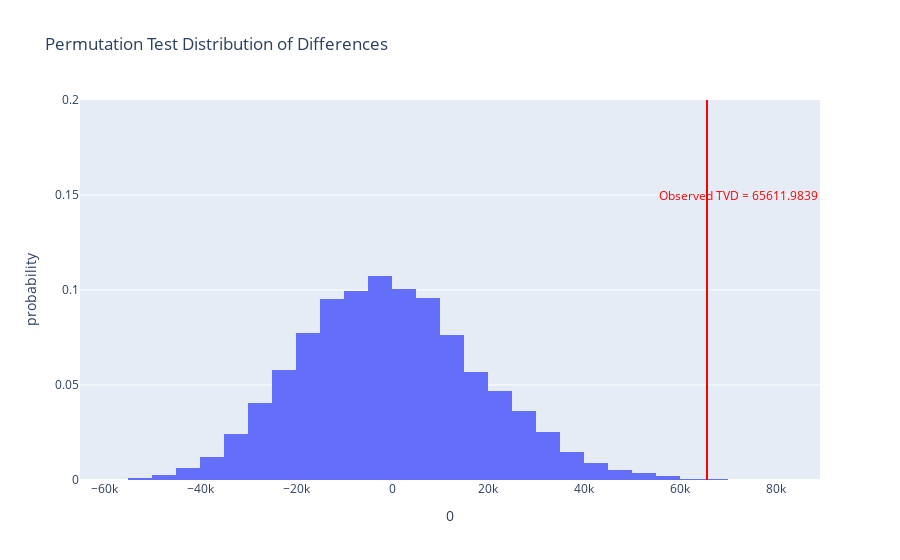

The code cell stored with this chart in its notebook:
### Code cell
fig = px.histogram(pd.DataFrame(differences), x=0, nbins=50, histnorm='probability', 
                title=f'Permutation Test Distribution of Differences')
fig.add_vline(x=observed_diff, line_color='red', line_width=2, opacity=1)
fig.add_annotation(
    text=f'<span style="color:red">Observed TVD = {round(observed_diff, 4)}</span>',
    x=observed_diff * 1.1, 
    y=0.15, 
    showarrow=False
)
fig.update_layout(yaxis_range=[0, 0.2])
fig.show()
fig.write_html("hypothesispermutation.html")

### Figure 1 — Plotly figure (JSON) as saved in the notebook; plotly's stock layout.template omitted (floating-point values rounded to 4 significant figures; data arrays with more than 128 entries replaced by an {"elided": "..."} marker saying what was removed)
{"data": [{"alignmentgroup": "True", "bingroup": "x", "histnorm": "probability", "hovertemplate": "0=%{x}<br>probability=%{y}<extra></extra>", "legendgroup": "", "marker": {"color": "#636efa", "pattern": {"shape": ""}}, "name": "", "nbinsx": 50, "offsetgroup": "", "orientation": "v", "showlegend": false, "type": "histogram", "x": {"elided": "10000 float values"}, "xaxis": "x", "yaxis": "y"}], "layout": {"annotations": [{"showarrow": false, "text": "<span style=\"color:red\">Observed TVD = 65611.9839</span>", "x": 72170.0, "y": 0.15}], "barmode": "relative", "legend": {"tracegroupgap": 0}, "shapes": [{"line": {"color": "red", "width": 2}, "opacity": 1, "type": "line", "x0": 65610.0, "x1": 65610.0, "xref": "x", "y0": 0, "y1": 1, "yref": "y domain"}], "title": {"text": "Permutation Test Distribution of Differences"}, "xaxis": {"anchor": "y", "domain": [0, 1], "title": {"text": "0"}}, "yaxis": {"anchor": "x", "domain": [0, 1], "range": [0, 0.2], "title": {"text": "probability"}}}}
